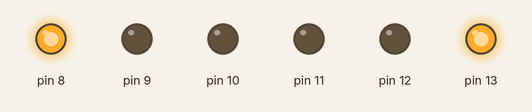
Bench run of a sketch on a simulated Arduino Uno, built with avr-gcc and run on an emulated ATmega328P. Parts: output pins drawn as LEDs (lit = HIGH).

Above: at 2.5 s.
At 5.5 s:
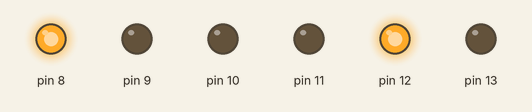
At 6.5 s:
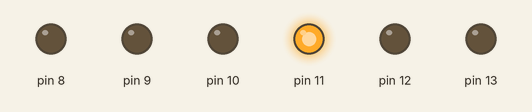
At 9.5 s:
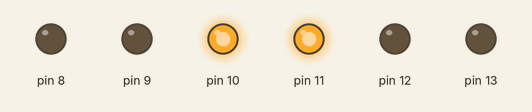
At 12.5 s:
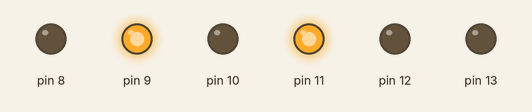
At 13.5 s:
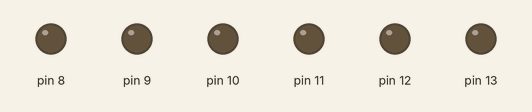
Timing chart, 0 to 18.2 s (numbered marks = the images above):
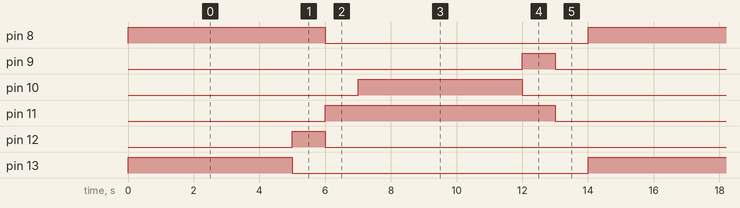

Measured:
- by itself, pin 8: alternates HIGH for 6.0 s and LOW for 8.0 s
- by itself, pin 9, pin 12: alternates HIGH for 1.0 s and LOW for 13.0 s
- by itself, pin 10, pin 13: alternates HIGH for 5.0 s and LOW for 9.0 s
- by itself, pin 11: alternates HIGH for 7.0 s and LOW for 7.0 s

The sketch:

ArduinoVerkeersLicht.ino
```cpp
void setup()
{
  // Stel pin 8 t/m 10 in als uitvoer
  pinMode(8, OUTPUT);
  pinMode(9, OUTPUT);
  pinMode(10, OUTPUT);
  pinMode(11, OUTPUT);
  pinMode(12, OUTPUT);
  pinMode(13, OUTPUT);

  // Zet alle uitvoer op LOW zodat de LED's niet branden
  digitalWrite(8, LOW);
  digitalWrite(9, LOW);
  digitalWrite(10, LOW);
  digitalWrite(11, LOW);
  digitalWrite(12, LOW);
  digitalWrite(13, LOW);
}

void loop()
{
  // Rood // groen andere kant
  digitalWrite(8, HIGH); //rood aan
  digitalWrite(13, HIGH); //groena aan
  delay(5000);
  digitalWrite(13, LOW); //groana af
  digitalWrite(12, HIGH); //oranjea aan
  delay(1000);
  digitalWrite(8, LOW); //rood af

  // Groen
  digitalWrite(12, LOW); //oranjea af
  digitalWrite(11, HIGH); //Rooda aan
  delay(1000);
  digitalWrite(10, HIGH); //groen aan
  delay(5000);
  digitalWrite(10, LOW); //groen af

  // Oranje / Geel
  digitalWrite(9, HIGH);
  delay(1000);
  digitalWrite(9, LOW);
  digitalWrite(11, LOW);
  delay(1000);

}
```
